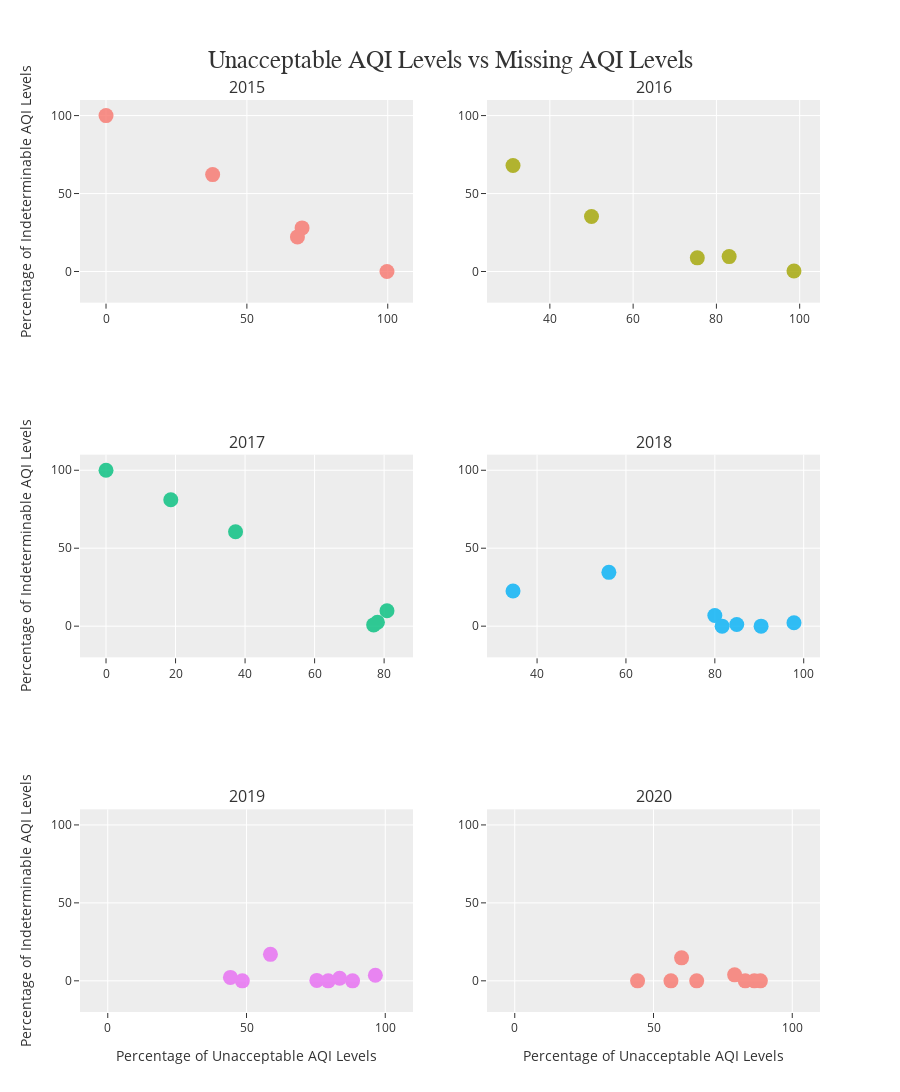

The code cell stored with this chart in its notebook:
### Code cell
fig = make_subplots(rows=3, cols=2, subplot_titles=['2015', '2016', '2017', '2018', '2019', '2020'])

# add traces
year = yr_wise_f[yr_wise_f['Year']==2015]
fig.add_trace(go.Scatter(x=year['Unacceptable_Percent'],y=year['Not_Available_Percent'],
              mode='markers',text=year['City'],marker = dict(size=15),opacity=0.8,showlegend=False),row=1, col=1)

year = yr_wise_f[yr_wise_f['Year']==2016]
fig.add_trace(go.Scatter(x=year['Unacceptable_Percent'],y=year['Not_Available_Percent'],
              mode='markers',text=year['City'],
              marker = dict(size=15),opacity=0.8,showlegend=False),row=1, col=2)

year = yr_wise_f[yr_wise_f['Year']==2017]
fig.add_trace(go.Scatter(x=year['Unacceptable_Percent'],y=year['Not_Available_Percent'],
              mode='markers',text=year['City'],marker = dict(size=15),opacity=0.8,showlegend=False),row=2, col=1)

year = yr_wise_f[yr_wise_f['Year']==2018]
fig.add_trace(go.Scatter(x=year['Unacceptable_Percent'],y=year['Not_Available_Percent'],
              mode='markers',text=year['City'],marker = dict(size=15),opacity=0.8,showlegend=False),row=2, col=2)

year = yr_wise_f[yr_wise_f['Year']==2019]
fig.add_trace(go.Scatter(x=year['Unacceptable_Percent'],y=year['Not_Available_Percent'],
              mode='markers',text=year['City'],marker = dict(size=15),opacity=0.8,showlegend=False),row=3, col=1)

year = yr_wise_f[yr_wise_f['Year']==2020]
fig.add_trace(go.Scatter(x=year['Unacceptable_Percent'],y=year['Not_Available_Percent'],
              mode='markers',text=year['City'],marker = dict(size=15),opacity=0.8,showlegend=False),row=3, col=2)

# Update xaxis properties
fig.update_xaxes(title_text="Percentage of Unacceptable AQI Levels", row=3, col=1, range=[-10,110])
fig.update_xaxes(title_text="Percentage of Unacceptable AQI Levels", row=3, col=2, range=[-10,110])

# Update yaxis properties
fig.update_yaxes(title_text="Percentage of Indeterminable AQI Levels", row=1, col=1, range=[-20,110])
fig.update_yaxes(title_text="", row=1, col=2, range=[-20,110])
fig.update_yaxes(title_text="Percentage of Indeterminable AQI Levels", row=2, col=1, range=[-20,110])
fig.update_yaxes(title_text="", row=2, col=2, range=[-20,110])
fig.update_yaxes(title_text="Percentage of Indeterminable AQI Levels", row=3, col=1, range=[-20,110])
fig.update_yaxes(title_text="", row=3, col=2, range=[-20,110])

fig.update_layout(template='ggplot2',
    title={"text": "Unacceptable AQI Levels vs Missing AQI Levels","font": {"family": "Rockwell", "size": 25},
        "xanchor": "center","yanchor": "top",},width=900,height=1200)
fig.show()

### Figure 1 — Plotly figure (JSON) as saved in the notebook; plotly's stock layout.template omitted (floating-point values rounded to 4 significant figures)
{"data": [{"marker": {"size": 15}, "mode": "markers", "opacity": 0.8, "showlegend": false, "text": ["Ahmedabad", "Delhi", "Gurugram", "Lucknow", "Patna"], "type": "scatter", "x": [69.59, 99.73, 0, 67.95, 37.85], "xaxis": "x", "y": [27.95, 0, 100, 22.19, 62.15], "yaxis": "y"}, {"marker": {"size": 15}, "mode": "markers", "opacity": 0.8, "showlegend": false, "text": ["Ahmedabad", "Delhi", "Gurugram", "Lucknow", "Patna"], "type": "scatter", "x": [31.15, 98.63, 50, 75.41, 83.06], "xaxis": "x2", "y": [68.03, 0.27, 35.25, 8.74, 9.56], "yaxis": "y2"}, {"marker": {"size": 15}, "mode": "markers", "opacity": 0.8, "showlegend": false, "text": ["Ahmedabad", "Delhi", "Gurugram", "Lucknow", "Patna", "Talcher"], "type": "scatter", "x": [18.63, 78.08, 80.82, 76.99, 37.26, 0], "xaxis": "x3", "y": [81.1, 2.47, 9.86, 0.82, 60.55, 100], "yaxis": "y3"}, {"marker": {"size": 15}, "mode": "markers", "opacity": 0.8, "showlegend": false, "text": ["Ahmedabad", "Delhi", "Gurugram", "Kolkata", "Lucknow", "Patna", "Talcher"], "type": "scatter", "x": [97.81, 90.41, 80, 34.59, 81.64, 84.93, 56.16], "xaxis": "x4", "y": [2.19, 0, 6.85, 22.56, 0, 1.1, 34.52], "yaxis": "y4"}, {"marker": {"size": 15}, "mode": "markers", "opacity": 0.8, "showlegend": false, "text": ["Ahmedabad", "Delhi", "Gurugram", "Guwahati", "Kolkata", "Lucknow", "Patna", "Talcher"], "type": "scatter", "x": [96.44, 88.22, 75.34, 44.2, 48.49, 79.45, 83.56, 58.63], "xaxis": "x5", "y": [3.56, 0, 0.27, 2.19, 0, 0, 1.64, 16.99], "yaxis": "y5"}, {"marker": {"size": 15}, "mode": "markers", "opacity": 0.8, "showlegend": false, "text": ["Ahmedabad", "Delhi", "Gurugram", "Guwahati", "Kolkata", "Lucknow", "Patna", "Talcher"], "type": "scatter", "x": [79.23, 86.34, 88.52, 56.28, 44.26, 65.57, 83.06, 60.11], "xaxis": "x6", "y": [3.83, 0, 0, 0, 0, 0, 0, 14.75], "yaxis": "y6"}], "layout": {"annotations": [{"font": {"size": 16}, "showarrow": false, "text": "2015", "x": 0.225, "xanchor": "center", "xref": "paper", "y": 1, "yanchor": "bottom", "yref": "paper"}, {"font": {"size": 16}, "showarrow": false, "text": "2016", "x": 0.775, "xanchor": "center", "xref": "paper", "y": 1, "yanchor": "bottom", "yref": "paper"}, {"font": {"size": 16}, "showarrow": false, "text": "2017", "x": 0.225, "xanchor": "center", "xref": "paper", "y": 0.6111, "yanchor": "bottom", "yref": "paper"}, {"font": {"size": 16}, "showarrow": false, "text": "2018", "x": 0.775, "xanchor": "center", "xref": "paper", "y": 0.6111, "yanchor": "bottom", "yref": "paper"}, {"font": {"size": 16}, "showarrow": false, "text": "2019", "x": 0.225, "xanchor": "center", "xref": "paper", "y": 0.2222, "yanchor": "bottom", "yref": "paper"}, {"font": {"size": 16}, "showarrow": false, "text": "2020", "x": 0.775, "xanchor": "center", "xref": "paper", "y": 0.2222, "yanchor": "bottom", "yref": "paper"}], "height": 1200, "title": {"font": {"family": "Rockwell", "size": 25}, "text": "Unacceptable AQI Levels vs Missing AQI Levels", "xanchor": "center", "yanchor": "top"}, "width": 900, "xaxis": {"anchor": "y", "domain": [0, 0.45]}, "xaxis2": {"anchor": "y2", "domain": [0.55, 1]}, "xaxis3": {"anchor": "y3", "domain": [0, 0.45]}, "xaxis4": {"anchor": "y4", "domain": [0.55, 1]}, "xaxis5": {"anchor": "y5", "domain": [0, 0.45], "range": [-10, 110], "title": {"text": "Percentage of Unacceptable AQI Levels"}}, "xaxis6": {"anchor": "y6", "domain": [0.55, 1], "range": [-10, 110], "title": {"text": "Percentage of Unacceptable AQI Levels"}}, "yaxis": {"anchor": "x", "domain": [0.7778, 1], "range": [-20, 110], "title": {"text": "Percentage of Indeterminable AQI Levels"}}, "yaxis2": {"anchor": "x2", "domain": [0.7778, 1], "range": [-20, 110], "title": {"text": ""}}, "yaxis3": {"anchor": "x3", "domain": [0.3889, 0.6111], "range": [-20, 110], "title": {"text": "Percentage of Indeterminable AQI Levels"}}, "yaxis4": {"anchor": "x4", "domain": [0.3889, 0.6111], "range": [-20, 110], "title": {"text": ""}}, "yaxis5": {"anchor": "x5", "domain": [0, 0.2222], "range": [-20, 110], "title": {"text": "Percentage of Indeterminable AQI Levels"}}, "yaxis6": {"anchor": "x6", "domain": [0, 0.2222], "range": [-20, 110], "title": {"text": ""}}}}
